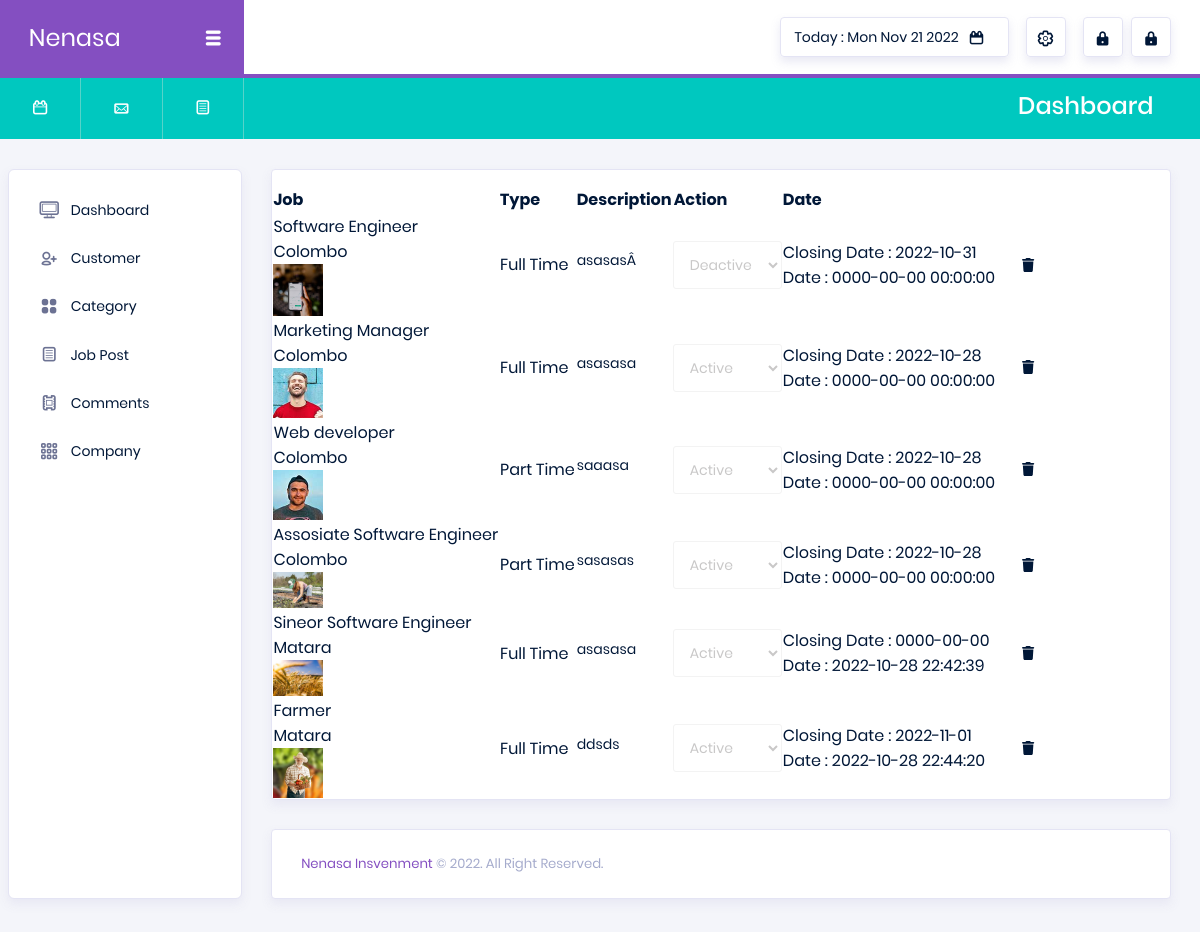
The app's page /admin/job.php (signed in), older data.
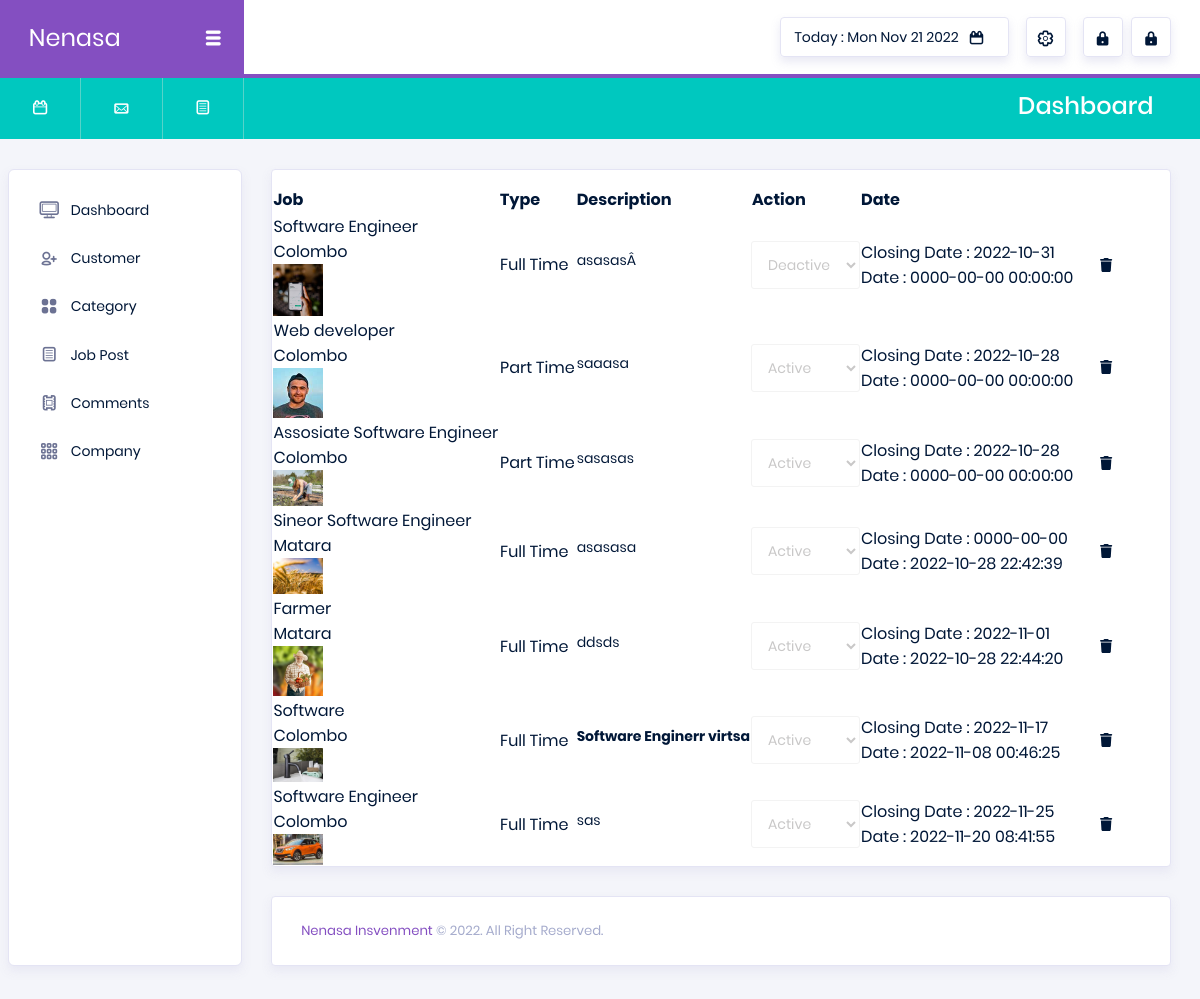
The same page, newer data.
### tables this page shows
CREATE TABLE `job` (
  `job_id` int(11) NOT NULL,
  `job_image` varchar(255) NOT NULL,
  `job_title` varchar(255) NOT NULL,
  `job_location` varchar(255) NOT NULL,
  `type` int(10) NOT NULL,
  `job_description` varchar(9999) NOT NULL,
  `is_deleted` int(2) NOT NULL,
  `job_active` int(2) NOT NULL,
  `closing_date` date NOT NULL,
  `date_updated` datetime NOT NULL,
  `company_id` int(11) NOT NULL,
  `cat_id` int(255) NOT NULL
);

### server/inc/get.php (called while the page is built, shortened)
<?php
function getAllJobs(){
	include 'connection.php';
	$job = "SELECT * FROM job WHERE is_deleted = 0";
	return mysqli_query($con,$job);
}
?>

### admin/job.php (the view, shortened to what this page needs)
<!DOCTYPE html>
<html lang="en">
<head>
    <?php include "pages/head.php" ?>
</head>
<body>
    <div class="container-scroller">
        <?php include "pages/navbar.php" ?>
        <?php include "pages/navbar2.php" ?>
        <div class="container-fluid page-body-wrapper">
            <?php include "pages/sidebar.php" ?>
            <div class="main-panel">
                <div class="content-wrapper">
                    <div class="row">
                        <div class="col-md-12">
                            <div class="card">
                                <div class="table-responsive pt-3">
                                    <table id="datatablesSimple">
                                        <thead>
                                            <tr>
                                                <th>Job</th>
                                                <th>Type</th>
                                                <th>Description</th>
                                                <th>Action</th>
                                                <th>Date</th>
                                                <th></th>
                                            </tr>
                                        </thead>
                                        <tbody>
                                            <?php
                                $getall = getAllJobs();
                                while($row=mysqli_fetch_assoc($getall)){
                                  $job_id = $row['job_id'];
                                $img = $row['job_image'];
                                $img_src = "../server/uploads/job/" . $img;
                                  ?>
                                            <tr>
                                                <td>
                                                    <?php echo $row['job_title']; ?><br />
                                                    <?php echo $row['job_location']; ?><br />
                                                    <img width="50px" src='<?php echo $img_src; ?>'>
                                                </td>
                                                <td><?php  if ($row['type'] == "0"){ echo "Full Time"; }else{ echo "Part Time";} ?>
                                                </td>
                                                <td><?php echo $row['job_description']; ?></td>
                                                <td>
                                                    <select
                                                        onchange="updateData(this, '<?php echo $job_id; ?>', 'job_active', 'job', 'job_id');"
                                                        id="job_active <?php echo $job_id; ?>"
                                                        class='form-control norad tx12' name="job_active" type='text'>
                                                        <option value="0"
                                                            <?php if ($row['job_active'] == "0" ) echo "selected" ; ?>>
                                                            Active
                                                        </option>
                                                        <option value="1"
                                                            <?php if ($row['job_active'] == "1" ) echo "selected" ; ?>>
                                                            Deactive
                                                        </option>
                                                    </select>
                                                </td>
                                                <td>
                                                    Closing Date : <?php echo $row['closing_date']; ?><br />
                                                    Date : <?php echo $row['date_updated']; ?><br />
                                                </td>
                                                <td> <button type="button"
                                                        onclick="deleteData(<?php echo $row['job_id']; ?>,'job', 'job_id')"
                                                        class="btn btn-darkblue"> <i class="fa-solid fa-trash"></i>
                                                    </button>
                                                </td>
                                            </tr>
                                            <?php } ?>
                                        </tbody>
                                    </table>
                                </div>
                            </div>
                        </div>
                    </div>
                </div>
                <?php include 'pages/footer.php'; ?>
            </div>
        </div>
    </div>
    <?php include 'pages/assets.php'; ?>
</body>
</html>

Row changes from the older to the newer data that the page shows:
no longer on this page (row edited): job: job_title "Marketing Manager", job_location "Colombo", job_image (picture), type "Full Time", job_description "asasasa", job_active "Active", closing_date "2022-10-28", date_updated "0000-00-00 00:00:00"
added job: job_title "Software", job_location "Colombo", job_image (picture), type "Full Time", job_description "Software Enginerr virtsa", job_active "Active", closing_date "2022-11-17", date_updated "2022-11-08 00:46:25"
added job: job_title "Software Engineer", job_location "Colombo", job_image (picture), type "Full Time", job_description "sas", job_active "Active", closing_date "2022-11-25", date_updated "2022-11-20 08:41:55"
